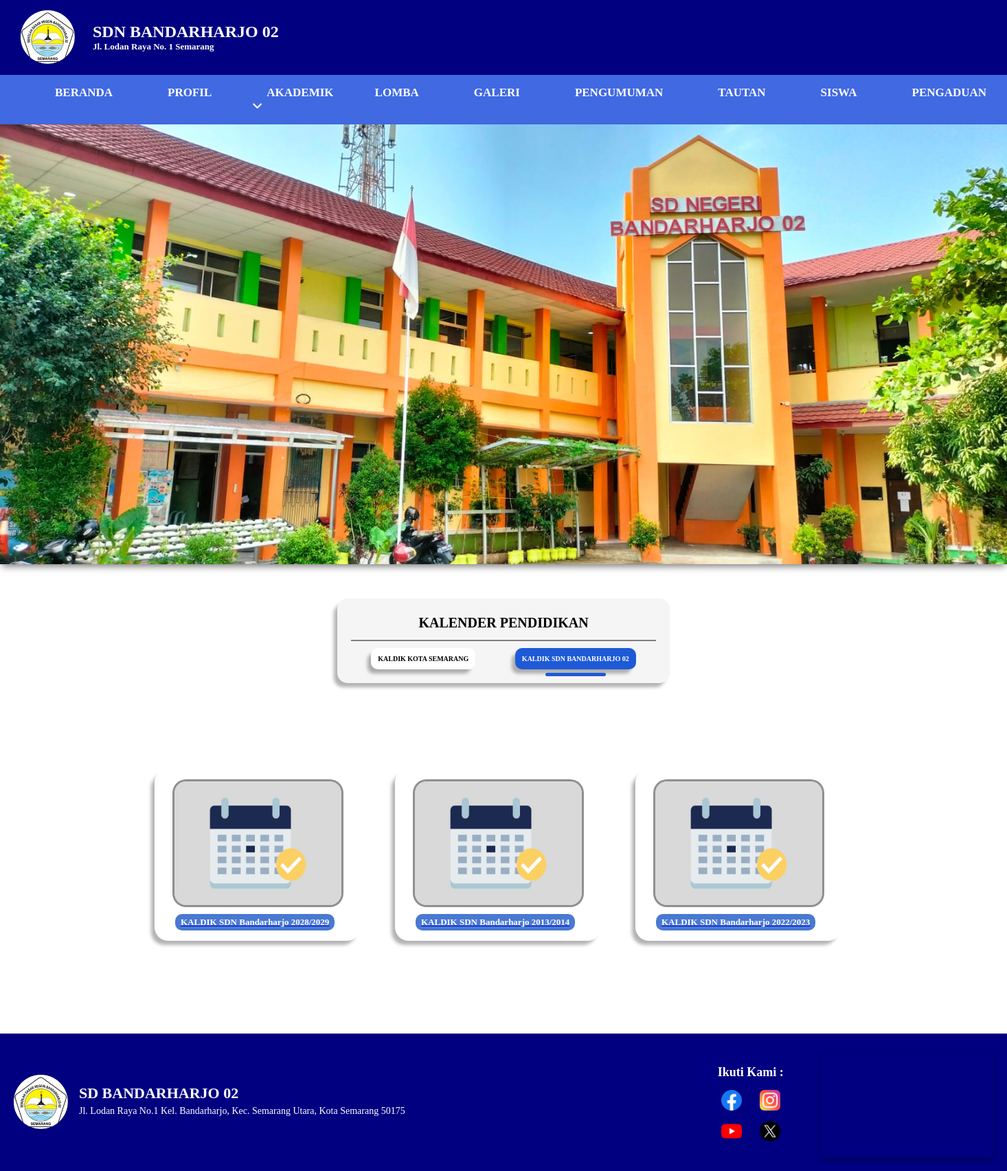
Page /menu/akademik/kaldik/kaldik.php?kategori=sd on the committed database.
### tables this page shows
CREATE TABLE `kaldik` (
  `id` int(11) NOT NULL,
  `tahun_ajaran` varchar(255) NOT NULL,
  `file_kaldik` varchar(255) NOT NULL,
  `tanggal_upload` timestamp NOT NULL DEFAULT current_timestamp(),
  `kategori` varchar(100) NOT NULL
);

### menu/akademik/kaldik/kaldik.php (the view, shortened to what this page needs)
<?php
include('/bandarharjo/partials/header.php');
include('/bandarharjo/koneksi.php');
$kategori = isset($_GET['kategori']) ? $_GET['kategori'] : 'semarang';
?>
<link rel="stylesheet" href="css/kaldik.css">
<body>
    <div class="container">
        <div class="navbar-item">
            <div class="navigation">
                <div class="title">
                    <h1>KALENDER PENDIDIKAN</h1>
                </div>
                <div class="nav-underline"></div>
                <div class="selection">
                    <div class="option <?= $kategori === 'semarang' ? 'active' : '' ?>" data-target="semarang" onclick="switchTab(this, 'semarang')">
                        <p>KALDIK KOTA SEMARANG</p>
                    </div>
                    <div class="option <?= $kategori === 'sd' ? 'active' : '' ?>" data-target="lokal" onclick="switchTab(this, 'lokal')">
                        <p>KALDIK SDN BANDARHARJO 02</p>
                    </div>
                </div>
            </div>
            <div class="lokal-container" id="lokal-container" style="<?= $kategori === 'sd' ? 'display:block' : 'display:none' ?>">
                <div class="card-container">
                    <?php
                    $sql_sd = "SELECT * FROM kaldik WHERE kategori = 'sd'";
                    $result_sd = $conn->query($sql_sd);
                    if ($result_sd->num_rows > 0):
                        while ($row = $result_sd->fetch_assoc()):
                    ?>
                            <div class="card">
                                <a href="file_kaldik/<?= htmlspecialchars($row['file_kaldik']) ?>" target="_blank">
                                    <img src="assets/Kalender.jpg" alt="Kalender">
                                    <div class="card-text">
                                        <span class="badge">KALDIK SDN Bandarharjo <?= htmlspecialchars($row['tahun_ajaran']) ?></span>
                                    </div>
                                </a>
                            </div>
                        <?php endwhile; ?>
                    <?php else: ?>
                        <p>Tidak ada data KALDIK SDN Bandarharjo tersedia.</p>
                    <?php endif; ?>
                </div>
            </div>
        </div>
    </div>
    <?php include('../../../partials/footer.php'); ?>

### css/style.css (style rules this page uses)
body { padding: 0; margin: 0; font-family: Cambria, Cochin, Georgia, Times, 'Times New Roman', serif; }
span { margin-right: 10px; }

### menu/akademik/kaldik/css/kaldik.css (style rules this page uses)
* body { font-family: sans-serif, poppins; margin: 0; padding: 0; box-sizing: border-box; }
.container { padding: 20px 100px; }
.navigation { background-color: whitesmoke; border-radius: 15px; padding: 10px 20px 20px 20px; display: flex; flex-direction: column; margin: auto; width: 35%; box-shadow: -6px 7px 5px -1px rgba(0, 0, 0, 0.3); -webkit-box-shadow: -6px 7px 5px -1px rgba(0, 0, 0, 0.3); -moz-box-shadow: -6px 7px 5px -1px rgba(0, 0, 0, 0.3); }
.nav-underline { width: 100%; height: 2px; background-color: gray; margin-bottom: 10px; }
.navigation .title { text-align: center; font-size: 10px; }
.selection { display: flex; justify-content: space-between; text-align: center; }
.option { display: flex; text-align: center; margin: auto; background-color: white; border-radius: 10px; padding: 0 10px; cursor: pointer; transition: all 0.3s ease; box-shadow: -6px 7px 5px -1px rgba(0, 0, 0, 0.3); -webkit-box-shadow: -6px 7px 5px -1px rgba(0, 0, 0, 0.3); -moz-box-shadow: -6px 7px 5px -1px rgba(0, 0, 0, 0.3); position: relative; }
.option p { text-align: center; font-weight: bold; font-size: 10px; }
.option.active { background-color: #1e5ad7; color: white; }
.option.active::after { content: ""; position: absolute; bottom: -10px; left: 50%; transform: translateX(-50%); width: 50%; height: 5px; background-color: #1e5ad7; border-radius: 10px; }
.semarang-container, .lokal-container { width: fit-content; margin: 50px; display: flex; border-radius: 20px; justify-content: center; gap: 70px; padding: 50px; flex-wrap: wrap; margin-bottom: 40px; }
.card { background: white; padding: 15px; border-radius: 20px; text-align: center; width: 300px; position: relative; box-shadow: -6px 7px 5px -1px rgba(0, 0, 0, 0.3); -webkit-box-shadow: -6px 7px 5px -1px rgba(0, 0, 0, 0.3); -moz-box-shadow: -6px 7px 5px -1px rgba(0, 0, 0, 0.3); }
.card img { border: 3px solid rgba(0, 0, 0, 0.325); width: 90%; height: 180px; background: #d3d3d3; border-radius: 20px; }
.card .card-text { display: flex; margin: 10px 0 0 15px; text-align: center; align-items: center; flex-direction: row; }
.badge { display: flex; background: #4979d1; color: white; font-size: 13px; font-weight: bold; padding: 4px 8px; border-radius: 10px; }

### menu/akademik/kaldik/kaldik.php (style rules this page uses)
.card-container { display: flex; flex-wrap: wrap; justify-content: space-between; }
.card { flex: 1 1 calc(25% - 10px); margin: 25px; box-sizing: border-box; }

### rows in the picture
kaldik: tahun_ajaran "2028/2029"
kaldik: tahun_ajaran "2013/2014"
kaldik: tahun_ajaran "2022/2023"
